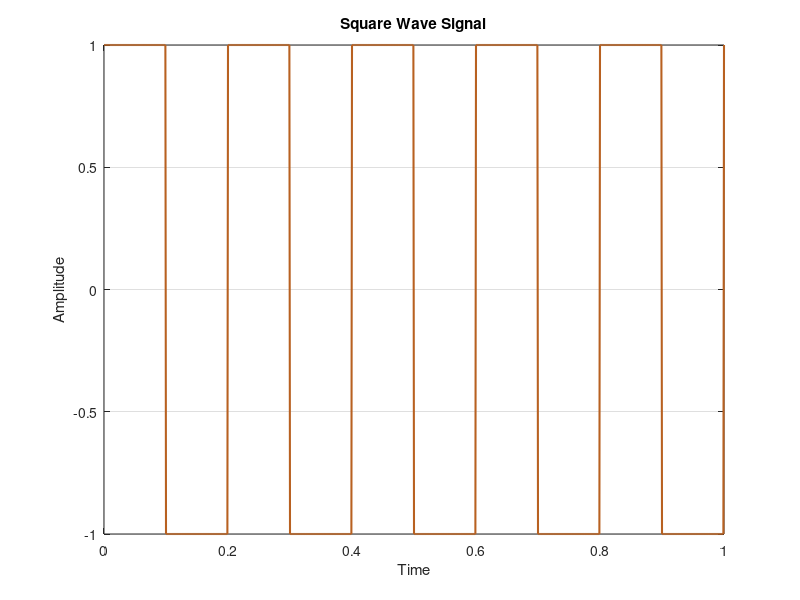

Write MATLAB code to recreate this figure.
clc; clear; close all;

fs = 1000;
t = 0:1/fs:1;

f = 5;

x = square(2*pi*f*t);

plot(t,x, "Linewidth",1.5, 'Color',[0.72, 0.38, 0.13])

grid on
title('Square Wave Signal')
xlabel('Time')
ylabel('Amplitude')
